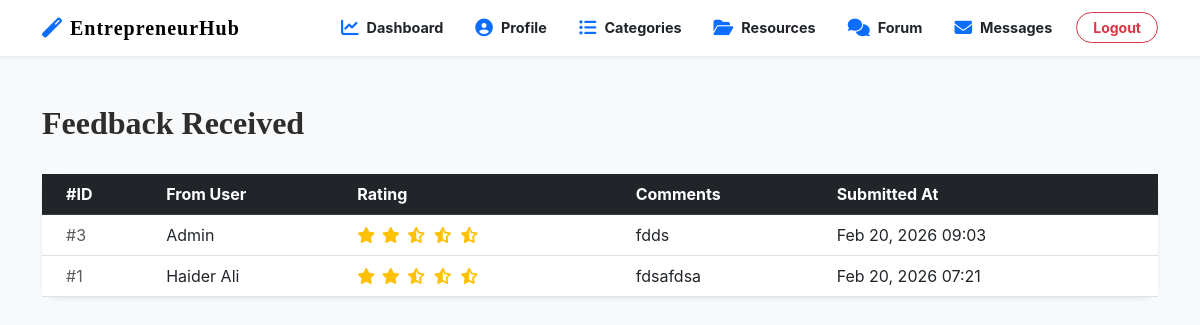
Screenshot of /agent/feedback_agent.php (signed in) with the database file from the repository.
### tables this page shows
CREATE TABLE `feedback` (
  `feedback_id` int(11) NOT NULL,
  `from_user_id` int(11) DEFAULT NULL,
  `to_agent_id` int(11) NOT NULL,
  `rating` int(11) NOT NULL CHECK (`rating` between 1 and 5),
  `comments` text DEFAULT NULL,
  `submitted_at` timestamp NOT NULL DEFAULT current_timestamp()
);

CREATE TABLE `users` (
  `id` int(11) NOT NULL,
  `full_name` varchar(100) NOT NULL,
  `username` varchar(50) NOT NULL,
  `email` varchar(100) NOT NULL,
  `password` varchar(255) NOT NULL,
  `dob` date DEFAULT NULL,
  `cnic` varchar(15) DEFAULT NULL,
  `contact_number` varchar(20) DEFAULT NULL,
  `address` text DEFAULT NULL,
  `is_active` tinyint(1) DEFAULT 1,
  `created_at` timestamp NOT NULL DEFAULT current_timestamp(),
  `updated_at` timestamp NOT NULL DEFAULT current_timestamp() ON UPDATE current_timestamp(),
  `role` enum('user','agent') NOT NULL DEFAULT 'user',
  `expertise_area` varchar(255) DEFAULT NULL,
  `experience_years` int(11) DEFAULT NULL,
  `bio` text DEFAULT NULL,
  `website` varchar(255) DEFAULT NULL,
  `linkedin` varchar(255) DEFAULT NULL
);

### agent/feedback_agent.php (the view, shortened to what this page needs)
<?php
include('config.php');
$agent_id = $_SESSION['id'];
$result = mysqli_query($conn, "
    SELECT f.*, u.full_name AS user_name
    FROM feedback f
    LEFT JOIN users u ON f.from_user_id = u.id
    WHERE f.to_agent_id = $agent_id
    ORDER BY f.submitted_at DESC
");
?>
<!DOCTYPE html>
<html lang="en">
<head>
<link href="https://cdn.jsdelivr.net/npm/bootstrap@5.3.0/dist/css/bootstrap.min.css" rel="stylesheet">
<link rel="stylesheet" href="https://cdnjs.cloudflare.com/ajax/libs/font-awesome/6.4.0/css/all.min.css">
<link rel="stylesheet" href="../CSS/style.css">
</head>
<body class="bg-light">
<?php include('navbar.php'); ?>
<div class="container mt-5 mb-4">
    <div class="d-flex justify-content-between align-items-center mb-4">
        <h2 class="fw-bold">Feedback Received</h2>
    </div>
    <div class="card border-0 shadow-sm rounded-4">
        <div class="card-body p-0">
            <table class="table table-hover align-middle mb-0">
                <thead class="table-dark">
                    <tr>
                        <th class="ps-4">#ID</th>
                        <th>From User</th>
                        <th>Rating</th>
                        <th>Comments</th>
                        <th>Submitted At</th>
                    </tr>
                </thead>
                <tbody>
                    <?php while($row = mysqli_fetch_assoc($result)): ?>
                    <tr>
                        <td class="ps-4 text-muted">#<?= $row['feedback_id'] ?></td>
                        <td><?= htmlspecialchars($row['user_name'] ?? 'Admin') ?></td>
                        <td>
                            <div class="star-rating">
                                <?php for($i=1; $i<=5; $i++): ?>
                                    <i class="fas fa-star<?= $i <= $row['rating'] ? '' : '-half-alt' ?>"></i>
                                <?php endfor; ?>
                            </div>
                        </td>
                        <td><?= htmlspecialchars($row['comments']) ?></td>
                        <td><?= date('M d, Y H:i', strtotime($row['submitted_at'])) ?></td>
                    </tr>
                    <?php endwhile; ?>
                </tbody>
            </table>
        </div>
    </div>
</div>
</body>
</html>

### CSS/style.css (style rules this page uses)
:root { --primary-color: #d4a373; --accent-color: #faedcd; --text-dark: #2d2d2d; --bg-light: #fefae0; --transition: all 0.3s ease; }
body { font-family: 'Inter', sans-serif; background-color: #fafafa; color: var(--text-dark); }
h1, h2, .navbar-brand { font-family: 'Playfair Display', serif; }

### agent/feedback_agent.php (style rules this page uses)
.star-rating i { color: #ffc107; margin-right: 2px; }

### rows the page displays
feedback: feedback_id "3", user_name "Admin", rating 2 (drawn), comments "fdds", submitted_at "Feb 20, 2026 09:03"
feedback: feedback_id "1", from_user.full_name "Haider Ali", rating 2 (drawn), comments "fdsafdsa", submitted_at "Feb 20, 2026 07:21"
